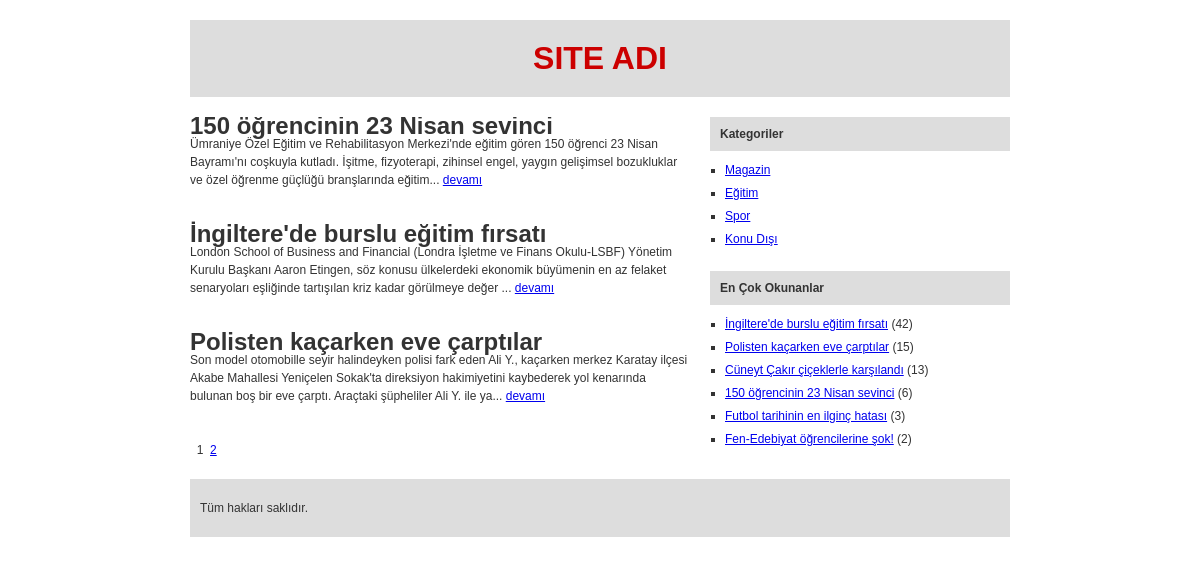
The page / on the database its author committed.
### tables this page shows
CREATE TABLE `yazi` (
  `id` int(10) unsigned NOT NULL auto_increment,
  `kat_id` int(10) unsigned NOT NULL,
  `baslik` varchar(50) NOT NULL,
  `detay` text NOT NULL,
  `okunma` int(10) unsigned NOT NULL default '1',
  `kayit_tarihi` timestamp NOT NULL default CURRENT_TIMESTAMP,
  PRIMARY KEY  (`id`)
);

CREATE TABLE `kategori` (
  `id` int(10) unsigned NOT NULL auto_increment,
  `baslik` varchar(50) NOT NULL,
  PRIMARY KEY  (`id`)
);

### index.php (the view, shortened to what this page needs)
<?php
	$sayfa_no = intval( $_GET["sayfa"] );
	$sayfa_no = ($sayfa_no < 1) ? 1 : $sayfa_no;
?>
<!doctype html>
<html>
<head>
	<link href="public/css/stil.css" rel="stylesheet">
</head>
<body>
	<div id="kapsayici">
		<?php
			include 'php/ust.php';
		?>
		<div id="ana">
			<div id="icerik">
				<?php
					$sonuc = mysql_query("SELECT id FROM yazi");
					$toplam = mysql_num_rows($sonuc);
					$sayfada_goster = 3;
					$sayfa_adet = ceil($toplam/$sayfada_goster);
					$kayit = mysql_query("SELECT * FROM yazi LIMIT ". ($sayfa_no-1) * $sayfada_goster .", ". $sayfada_goster ."");
					if( mysql_num_rows($kayit) > 1 ){
						while($satir = mysql_fetch_object($kayit) ) {
							echo "<div>";
								echo "<h1>". $satir->baslik . "</h1>";
								echo "<p>". substr($satir->detay, 0, 250) ."... <a href=oku.php?id=".$satir->id.">devamı</a> </p>";
							echo "</div>";
							echo "<br><br>";
						}
						for($i = 1; $i <= $sayfa_adet; $i++) {
							if($i == $sayfa_no) {
								echo " &nbsp; ". $i ." &nbsp;";
							} else {
								echo '<a href="index.php?sayfa='.$i.'">'.$i.'</a>';
							}
						}
					} else {
						echo "Sonuç bulunamadı.";
					}
				?>
			</div>
			<?php
				include 'php/sag.php';
			?>
		</div>
		<?php
			include 'php/alt.php'
		?>
	</div>
</body>
</html>

### php/ust.php
<div id="ust">
<h1><a href="index.php">SITE ADI</a></h1>
</div>

### php/sag.php (shortened to what this page needs)
<div id="sag">
	<h1>Kategoriler</h1>
	<?php
		$sonuc = mysql_query("SELECT * FROM kategori");
			if( $sonuc ) {
				echo "<ul>";
				while( $satir = mysql_fetch_object($sonuc)) {
					echo '<li><a href="kategori.php?id='.$satir->id.'">'. $satir->baslik . '</a></li>';
				}
				echo "</ul>";
			} else {
				echo "Sonuç bulunamadı.";
			}
	?>
	<br>
	<h1>En Çok Okunanlar</h1>
	<?php
		$okunanlar = mysql_query("SELECT id, baslik, okunma FROM yazi ORDER BY okunma DESC");
			if( $okunanlar) {
				echo "<ul>";
				while( $yazilar = mysql_fetch_object($okunanlar) ){
					echo '<li><a href="oku.php?id='. $yazilar->id .'">' . $yazilar->baslik . '</a> ('.$yazilar->okunma.') </li>';
				}
				echo "</ul>";
			} else {
				echo "Sonuç bulunamadı.";
			}
	?>
</div>

### php/alt.php
<div id="alt">
<p>Tüm hakları saklıdır.</p>
</div>

### public/css/stil.css (style rules this page uses)
* { margin:0; padding: 0; }
body { font:12px/18px arial; color:#333; }
#kapsayici { width:820px; margin: 0 auto; }
#ust { background-color:#DDD; margin-bottom: 20px; margin-top:20px; }
#ust h1 { font:bold 32px/normal arial; padding: 20px 0; text-align: center; }
#ust h1 a { color:#c00; text-decoration:none; }
#ana { overflow: hidden; }
#icerik { float:left;width:500px; }
#sag { float:right; width:300px; }
#sag h1 { background-color:#DDD; font:bold 12px/normal arial; padding: 10px; }
#sag ul { list-style: square outside; padding-left:10px; margin: 10px 0 0; }
#sag ul li { margin: 5px; }
#alt { background-color:#DDD; margin-bottom: 20px; margin-top:20px; }
#alt p { padding: 20px 10px; }

### rows shown on the page
yazi: baslik "150 öğrencinin 23 Nisan sevinci", detay "Ümraniye Özel Eğitim ve Rehabilitasyon Merkezi'nde eğitim gören 150 öğrenci 23 Nisan Bayramı'nı coşkuyla kutladı. İşitme, fizyoterapi, zihinsel engel, yaygın gelişimsel bozukluklar ve özel öğrenme güçlüğü branşlarında eğitim", okunma "6"
yazi: baslik "İngiltere'de burslu eğitim fırsatı", detay "London School of Business and Financial (Londra İşletme ve Finans Okulu-LSBF) Yönetim Kurulu Başkanı Aaron Etingen, söz konusu ülkelerdeki ekonomik büyümenin en az felaket senaryoları eşliğinde tartışılan kriz kadar görülmeye değer", okunma "42"
yazi: baslik "Polisten kaçarken eve çarptılar", detay "Son model otomobille seyir halindeyken polisi fark eden Ali Y., kaçarken merkez Karatay ilçesi Akabe Mahallesi Yeniçelen Sokak'ta direksiyon hakimiyetini kaybederek yol kenarında bulunan boş bir eve çarptı. Araçtaki şüpheliler Ali Y. ile ya", okunma "15"
kategori: baslik "Magazin"
kategori: baslik "Eğitim"
kategori: baslik "Spor"
kategori: baslik "Konu Dışı"
yazi: baslik "Cüneyt Çakır çiçeklerle karşılandı", okunma "13"
yazi: baslik "Futbol tarihinin en ilginç hatası", okunma "3"
yazi: baslik "Fen-Edebiyat öğrencilerine şok!", okunma "2"
